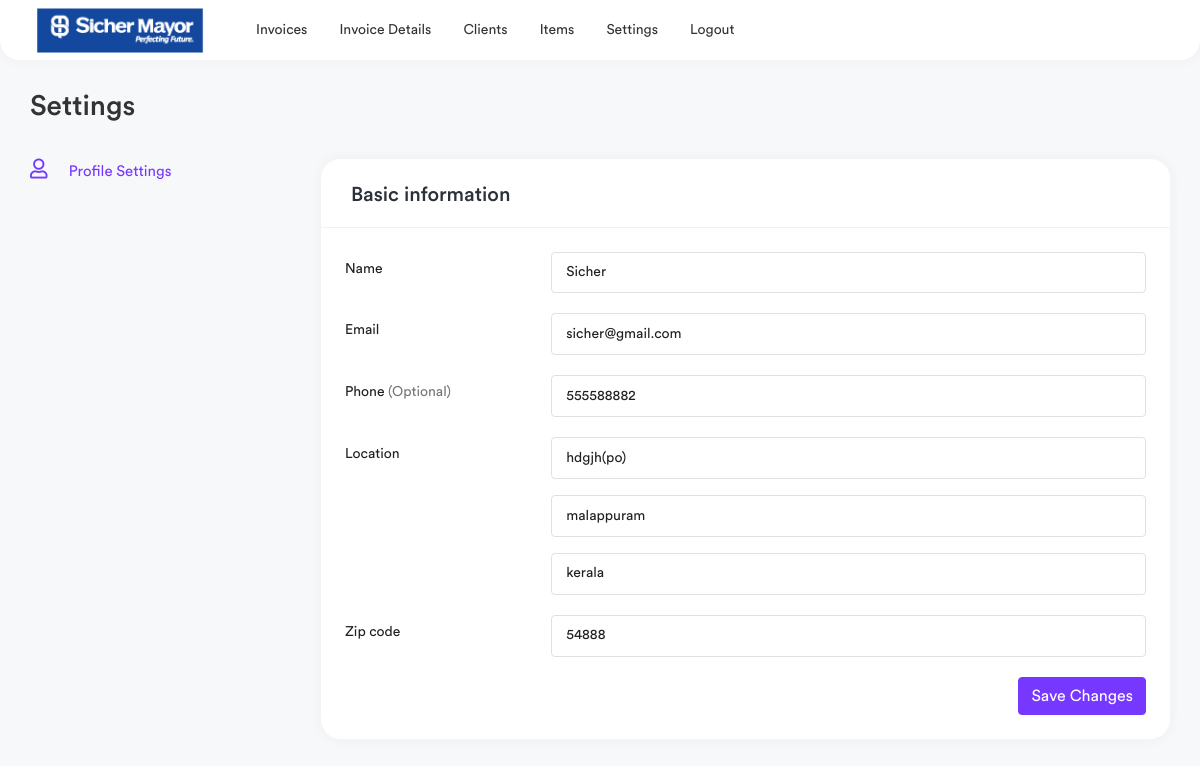
Page /settings (signed in) on the earlier database version.
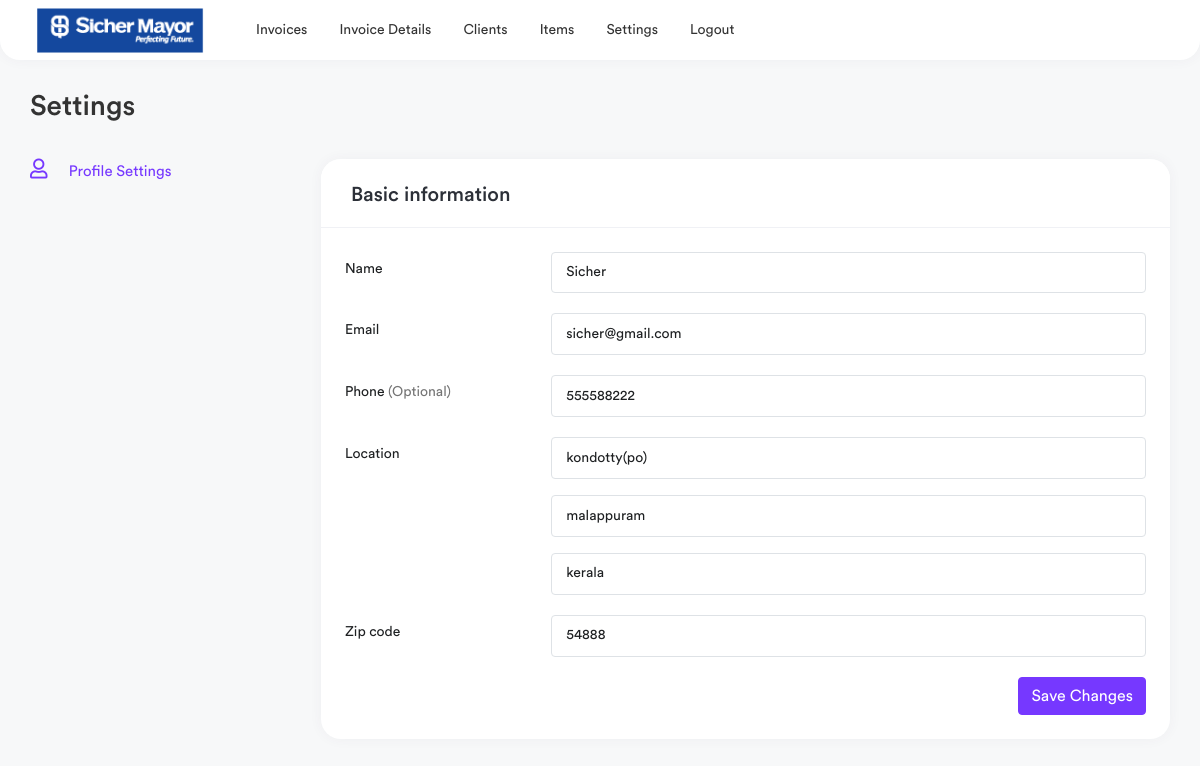
Same page on the later database version.
### invoice/models.py (models this page shows, shortened)
class FromDetails(models.Model):
    name = models.CharField(max_length=50,null=True)
    phone = models.CharField(max_length=20,null=True)
    email = models.CharField(max_length=50,null=True)
    website = models.CharField(max_length=50,null=True)
    address = models.CharField(max_length=100,null=True)
    district = models.CharField(max_length=50,null=True)
    state = models.CharField(max_length=25,null=True)
    pincode = models.CharField(max_length=15,null=True)
    class Meta:
        verbose_name_plural = ("Main Admin")

### invoice/views.py (the view, shortened to what this page needs)
# urls.py: path('settings',views.settings, name='settings'),
@login_required(login_url="/login-page/")
def settings(request):
    admin_details = FromDetails.objects.all().last()
    context = {
        "admin_details":admin_details,
    }
    return render(request,'settings.html',context)

### templates/settings.html (shortened to what the changed rows need)
{% extends 'base.html' %}
{% load static %}
{% block content %}
<div class="page-wrapper">
    <div class="content container-fluid">
        <div class="row">
            <div class="col-xl-9 col-md-8">
                <div class="card">
                    <div class="card-body">
                        <form method="POST">
                            <div class="row form-group">
                                <div class="col-sm-9">
                                    <input type="text" class="form-control"
                                        value="{{admin_details.name}}" name="name">
                                </div>
                            </div>
                            <div class="row form-group">
                                <div class="col-sm-9">
                                    <input type="email" class="form-control"
                                        value="{{admin_details.email}}" name="email">
                                </div>
                            </div>
                            <div class="row form-group">
                                <div class="col-sm-9">
                                    <input type="text" class="form-control" value="{{admin_details.phone}}" name="phone">
                                </div>
                            </div>
                            <div class="row form-group">
                                <div class="col-sm-9">
                                    <div class="mb-3">
                                        <input type="text" class="form-control" value="{{admin_details.address}}" name="address">
                                    </div>
                                    <div class="mb-3">
                                        <input type="text" class="form-control"
                                            value="{{admin_details.district}}" name="district">
                                    </div>
                                    <input type="text" class="form-control"
                                        value="{{admin_details.state}}" name="state">
                                </div>
                            </div>
                            <div class="row form-group">
                                <div class="col-sm-9">
                                    <input type="text" class="form-control" value="{{admin_details.pincode}}" name="pincode">
                                </div>
                            </div>
                        </form>
                    </div>
                </div>
            </div>
        </div>
    </div>
</div>
{% endblock %}

Differences in the rows shown:
changed FromDetails "Sicher": phone "555588882" → "555588222"; address "hdgjh(po)" → "kondotty(po)"
